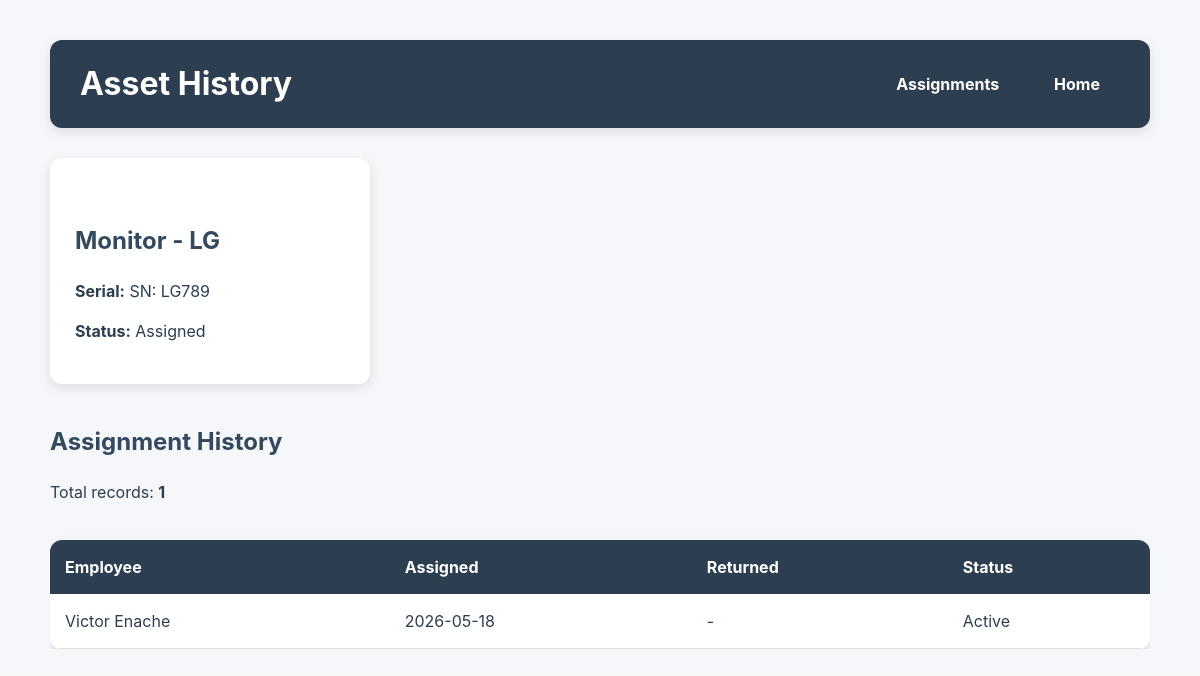
Screenshot of /asset/3 with the database file from the repository.
### tables this page shows
CREATE TABLE assets (
                id INTEGER PRIMARY KEY AUTOINCREMENT,
                category TEXT NOT NULL,
                brand TEXT NOT NULL,
                serial_number TEXT UNIQUE NOT NULL,
                status TEXT NOT NULL DEFAULT 'Available',
                purchase_date TEXT
            );

CREATE TABLE assignments (
                id INTEGER PRIMARY KEY AUTOINCREMENT,
                asset_id INTEGER NOT NULL,
                employee_id INTEGER NOT NULL,
                assigned_date TEXT NOT NULL,
                returned_date TEXT,
                status TEXT NOT NULL DEFAULT 'Active',

                FOREIGN KEY (asset_id)
                    REFERENCES assets(id),

                FOREIGN KEY (employee_id)
                    REFERENCES employees(id)
            );

### routes/assignments.py (the view)
    @app.route("/asset/<int:asset_id>")
    def asset_history(asset_id: int) -> str:
        history = get_asset_history(asset_id)
        asset = get_asset_details(asset_id)
        return render_template(
            "assignments/history.html",
            history=history,
            asset=asset
        )

### models/asset.py (called while the page is built)
    def full_name(self) -> str:
        return f"{self.category} - {self.brand}"

    def serial(self) -> str:
        return f"SN: {self.serial_number}"

### models/employee.py (called while the page is built)
    def full_name(self) -> str:
        return f"{self.first_name} {self.last_name}"

### services/assignments.py (called while the page is built)
def get_asset_details(
    asset_id: int
) -> Asset | None:
    with sqlite3.connect(DB_PATH) as conn:
        conn.row_factory = sqlite3.Row
        cursor = conn.cursor()
        cursor.execute("""
            SELECT *
            FROM assets
            WHERE id = ?
        """, (asset_id,))
        row = cursor.fetchone()
    if row:
        return Asset(
            row["id"],
            row["category"],
            row["brand"],
            row["serial_number"],
            row["status"]
        )
    return None

### templates/assignments/history.html (shortened to what this page needs)
<!DOCTYPE html>
<html lang="en">
<head>
    <link rel="stylesheet"
          href="{{ url_for('static', filename='style.css') }}">
</head>
<body>
<div class="container">
    <div class="page-header">
        <h1>Asset History</h1>
        <div class="header-buttons">
            <a href="{{ url_for('list_assignments') }}"
               class="btn">
                Assignments
            </a>
            <a href="{{ url_for('home') }}"
               class="btn">
                Home
            </a>
        </div>
    </div>
    {% if asset %}
        <section class="asset-info">
            <h2>
                {{ asset.full_name() }}
            </h2>
            <p>
                <strong>Serial:</strong>
                {{ asset.serial() }}
            </p>
            <p>
                <strong>Status:</strong>
                {{ asset.status }}
            </p>
        </section>
        <section class="content-section">
            <h2>Assignment History</h2>
            <p>
                Total records:
                <strong>{{ history|length }}</strong>
            </p>
            {% if history %}
                <div class="table-wrapper">
                    <table>
                        <thead>
                            <tr>
                                <th>Employee</th>
                                <th>Assigned</th>
                                <th>Returned</th>
                                <th>Status</th>
                            </tr>
                        </thead>
                        <tbody>
                            {% for row in history %}
                            <tr>
                                <td>
                                    {{ row["employee"].full_name() }}
                                </td>
                                <td>
                                    {{ row["assigned_date"] }}
                                </td>
                                <td>
                                    {{ row["returned_date"] or "-" }}
                                </td>
                                <td>
                                    {{ row["status"] }}
                                </td>
                            </tr>
                            {% endfor %}
                        </tbody>
                    </table>
                </div>
            {% else %}
                <p>
                    No assignment history found.
                </p>
            {% endif %}
        </section>
    {% else %}
        <div class="flash-message flash-error">
            Asset not found.
        </div>
    {% endif %}
</div>
</body>
</html>

### design/style.css (style rules this page uses)
:root { --color-primary: #2c3e50; --color-primary-light: #34495e; --color-background: #f4f6f9; --color-surface: #ffffff; --color-border: #dcdfe3; --color-success-bg: #d4edda; --color-success-text: #155724; --color-error-bg: #f8d7da; --color-error-text: #721c24; --color-warning-bg: #fff3cd; --color-warning-text: #856404; --shadow-sm: 0 2px 8px rgba(0, 0, 0, 0.08); --shadow-md: 0 4px 12px rgba(0, 0, 0, 0.10); --radius-sm: 8px; --radius-md: 12px; --transition-fast: 0.2s ease; }
* { box-sizing: border-box; }
body { font-family: Inter, -apple-system, BlinkMacSystemFont, "Segoe UI", sans-serif; line-height: 1.5; background-image: linear-gradient( rgba(244, 246, 249, 0.92), rgba(244, 246, 249, 0.92) ), url("https://images.unsplash.com/photo-1497366754035-f200968a6e72?q=80&w=1600&auto=format&fit=crop"); background-size: cover; background-position: center; background-attachment: fixed; margin: 0; padding: 40px; color: var(--color-primary); }
.container { max-width: 1100px; margin: auto; }
h1 { color: var(--color-primary); margin-bottom: 10px; }
h2 { color: var(--color-primary-light); margin-top: 40px; }
.btn, button { display: inline-block; background-color: var(--color-primary); color: white; padding: 12px 20px; border: none; border-radius: var(--radius-sm); text-decoration: none; font-weight: bold; cursor: pointer; transition: background-color var(--transition-fast), transform var(--transition-fast), box-shadow var(--transition-fast); }
.table-wrapper { overflow-x: auto; }
table { width: 100%; border-collapse: collapse; background: var(--color-surface); border-radius: var(--radius-md); overflow: hidden; box-shadow: var(--shadow-md); margin-top: 20px; }
table th { background-color: var(--color-primary); color: white; padding: 15px; text-align: left; }
table td { padding: 15px; border-bottom: 1px solid #ddd; }
.page-header { display: flex; justify-content: space-between; align-items: center; gap: 20px; margin-bottom: 30px; background-color: var(--color-primary); padding: 20px 30px; border-radius: var(--radius-md); box-shadow: var(--shadow-md); }
.page-header h1 { margin: 0; color: white; }
.header-buttons { display: flex; gap: 15px; flex-wrap: wrap; }
.asset-info { background: var(--color-surface); padding: 25px; border-radius: var(--radius-md); box-shadow: var(--shadow-md); width: 320px; max-width: 100%; margin-bottom: 30px; }

### rows the page displays
assets: status "Assigned"
assignments: employee.full_name "Victor Enache", assigned_date "2026-05-18", row "-", status "Active"

### other values shown
{{ asset.full_name() }} "Monitor - LG"
{{ asset.serial() }} "SN: LG789"
{{ history|length }} "1"
